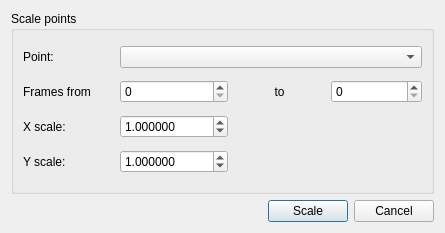
<?xml version="1.0" encoding="UTF-8"?>
<ui version="4.0">
 <class>PluginDialog</class>
 <widget class="QDialog" name="PluginDialog">
  <property name="geometry">
   <rect>
    <x>0</x>
    <y>0</y>
    <width>445</width>
    <height>233</height>
   </rect>
  </property>
  <property name="windowTitle">
   <string>Scale Plugin</string>
  </property>
  <layout class="QGridLayout" name="gridLayout_2">
   <item row="1" column="1">
    <widget class="QPushButton" name="okButton">
     <property name="text">
      <string>Scale</string>
     </property>
    </widget>
   </item>
   <item row="1" column="2">
    <widget class="QPushButton" name="cancelButton">
     <property name="text">
      <string>Cancel</string>
     </property>
    </widget>
   </item>
   <item row="1" column="0">
    <spacer name="horizontalSpacer">
     <property name="orientation">
      <enum>Qt::Horizontal</enum>
     </property>
     <property name="sizeHint" stdset="0">
      <size>
       <width>40</width>
       <height>20</height>
      </size>
     </property>
    </spacer>
   </item>
   <item row="0" column="0" colspan="3">
    <widget class="QGroupBox" name="groupBox">
     <property name="title">
      <string>Scale points</string>
     </property>
     <layout class="QGridLayout" name="gridLayout">
      <item row="1" column="2">
       <widget class="QSpinBox" name="fromBox">
        <property name="prefix">
         <string/>
        </property>
       </widget>
      </item>
      <item row="1" column="1">
       <widget class="QLabel" name="label_3">
        <property name="text">
         <string>Frames from</string>
        </property>
       </widget>
      </item>
      <item row="1" column="4">
       <widget class="QSpinBox" name="toBox"/>
      </item>
      <item row="1" column="3">
       <widget class="QLabel" name="label_4">
        <property name="text">
         <string>to</string>
        </property>
        <property name="alignment">
         <set>Qt::AlignCenter</set>
        </property>
       </widget>
      </item>
      <item row="0" column="1">
       <widget class="QLabel" name="label">
        <property name="text">
         <string>Point:</string>
        </property>
       </widget>
      </item>
      <item row="0" column="2" colspan="3">
       <widget class="QComboBox" name="pointBox"/>
      </item>
      <item row="2" column="1">
       <widget class="QLabel" name="label_2">
        <property name="text">
         <string>X scale:</string>
        </property>
       </widget>
      </item>
      <item row="3" column="1">
       <widget class="QLabel" name="label_5">
        <property name="text">
         <string>Y scale:</string>
        </property>
       </widget>
      </item>
      <item row="2" column="2">
       <widget class="QDoubleSpinBox" name="xBox">
        <property name="suffix">
         <string/>
        </property>
        <property name="decimals">
         <number>6</number>
        </property>
        <property name="minimum">
         <double>-10000.000000000000000</double>
        </property>
        <property name="maximum">
         <double>10000.000000000000000</double>
        </property>
        <property name="singleStep">
         <double>0.010000000000000</double>
        </property>
        <property name="value">
         <double>1.000000000000000</double>
        </property>
       </widget>
      </item>
      <item row="3" column="2">
       <widget class="QDoubleSpinBox" name="yBox">
        <property name="suffix">
         <string/>
        </property>
        <property name="decimals">
         <number>6</number>
        </property>
        <property name="minimum">
         <double>-10000.000000000000000</double>
        </property>
        <property name="maximum">
         <double>10000.000000000000000</double>
        </property>
        <property name="singleStep">
         <double>0.010000000000000</double>
        </property>
        <property name="value">
         <double>1.000000000000000</double>
        </property>
       </widget>
      </item>
     </layout>
    </widget>
   </item>
  </layout>
 </widget>
 <resources/>
 <connections/>
</ui>
